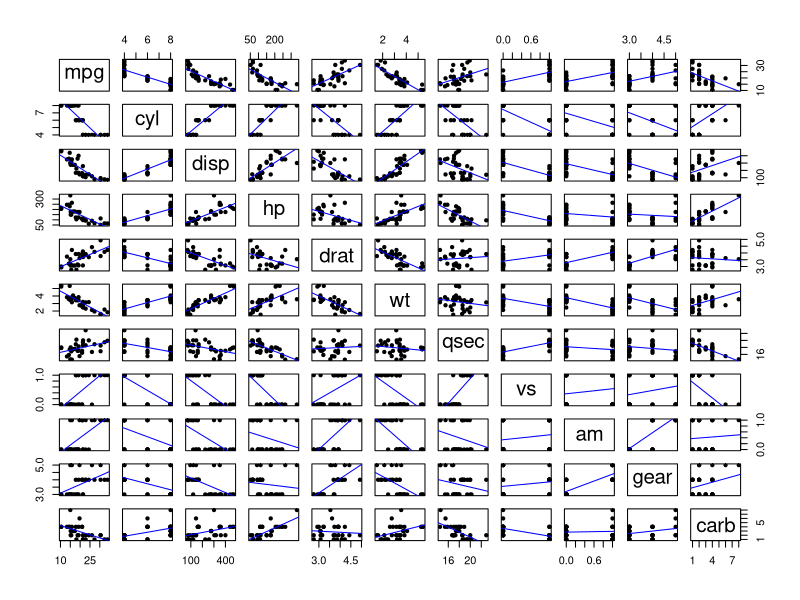
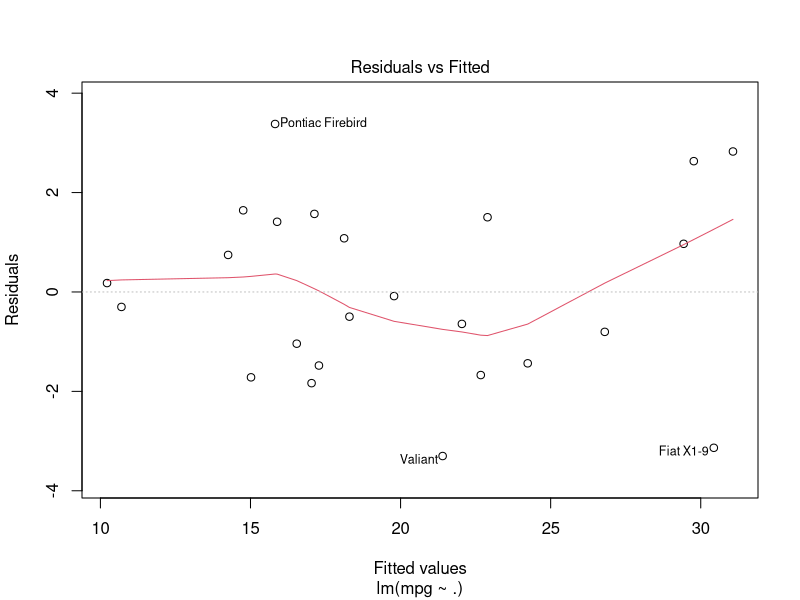
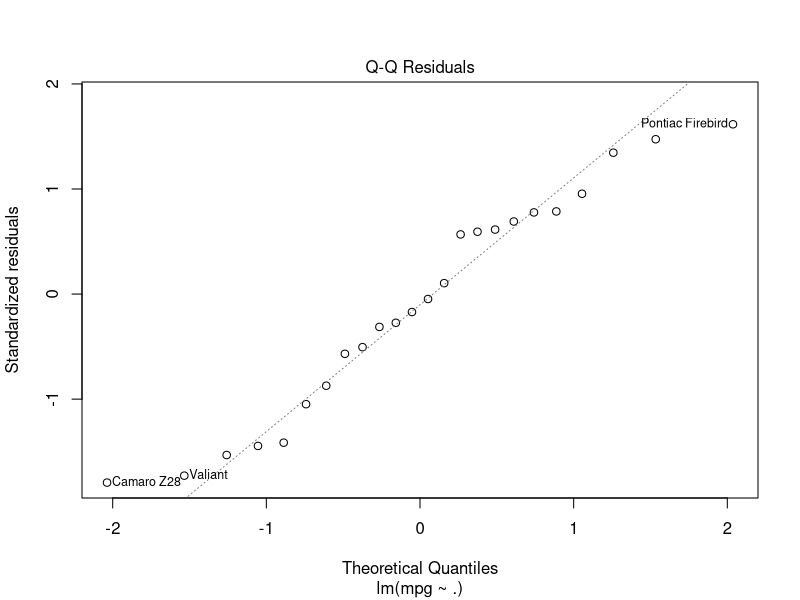
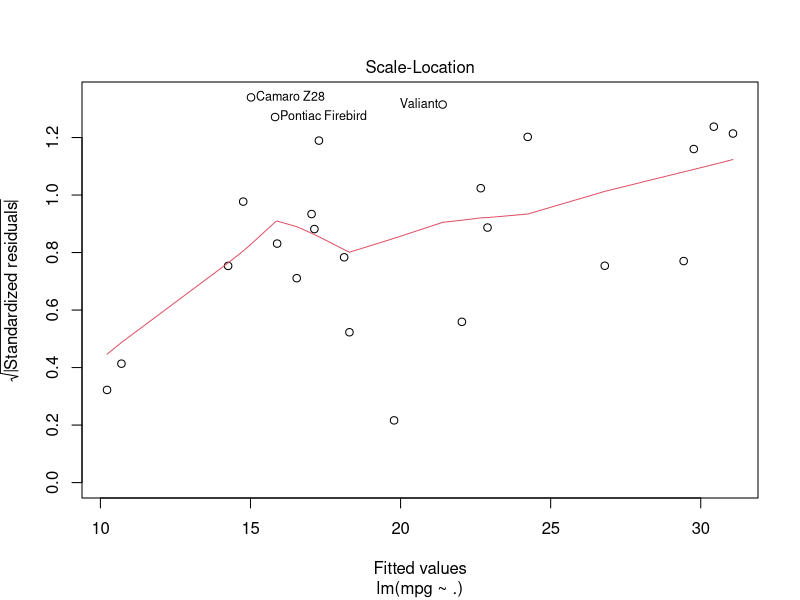
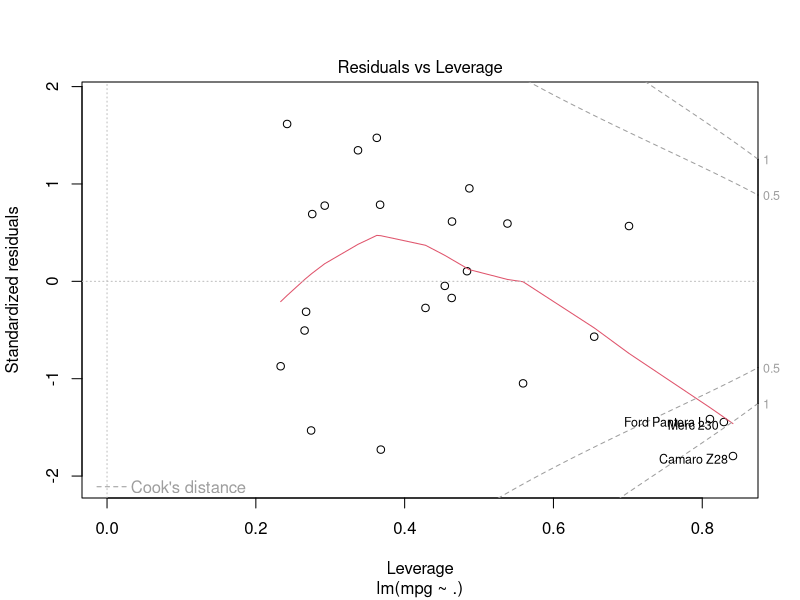

The R script that drew these images, in order: (Note: this script raises an error after producing the figures.)
library(car)
library(MASS)
library(glmnet)

# plot variables against one another to check for linear relationship 
makelines = function(x,y) {
    points(x,y,pch=20)
    abline(lsfit(x,y),col="blue")
}
pairs(mtcars, panel=makelines)

# create model and evaluate assumptions
set.seed(47)
n.train <- 24
train.idcs <- sample(1:nrow(mtcars), n.train)
cars <- list()
cars$train <- mtcars[train.idcs,]
cars$test <- mtcars[-train.idcs,]

fit.full <- lm(mpg~., data=cars$train)
plot(fit.full)

# calculate mean squared error
mse <- function(residuals) {

    n <- length(residuals)
    return(sum(residuals^2)/n)
}

predictions <- predict(fit.full, cars$test)
residuals <- predictions - cars$test$mpg
full.mse <- mse(residuals)

# Should we remove some predictor variables from our model? AIC penalizes based
# on the number of predictors in your model. (AIC = 2p - 2log(likelihood))
stepAIC(fit)
fit.reduced <- lm(mpg~drat+wt+gear+carb, data=cars$train)

predictions <- predict(fit.reduced, cars$test)
residuals <- predictions - cars$test$mpg
reduced.mse <- mse(residuals)

# We can use other methods to reduce dimensions. Lasso penalizes your model
# based on the "size" of the coefficients. (sum_j abs(beta_j))
mpg.idx <- names(mtcars) == 'mpg'
lasso.cv <- cv.glmnet(as.matrix(cars$train[,!mpg.idx]),
                                    as.matrix(cars$train[,mpg.idx]), nfolds=6, alpha=1)
opt.lambda.idx <- which(lasso.cv$cvm==min(lasso.cv$cvm))
opt.lambda <- lasso.cv$lambda[opt.lambda.idx]

fit.lasso <- glmnet(as.matrix(cars$train[,!mpg.idx]),
                    as.matrix(cars$train[,mpg.idx]), alpha=1, lambda = opt.lambda)

predictions <- predict(fit.lasso, as.matrix(cars$test[,!mpg.idx]))
residuals <- predictions - cars$test$mpg
lasso.mse <- mse(residuals)
